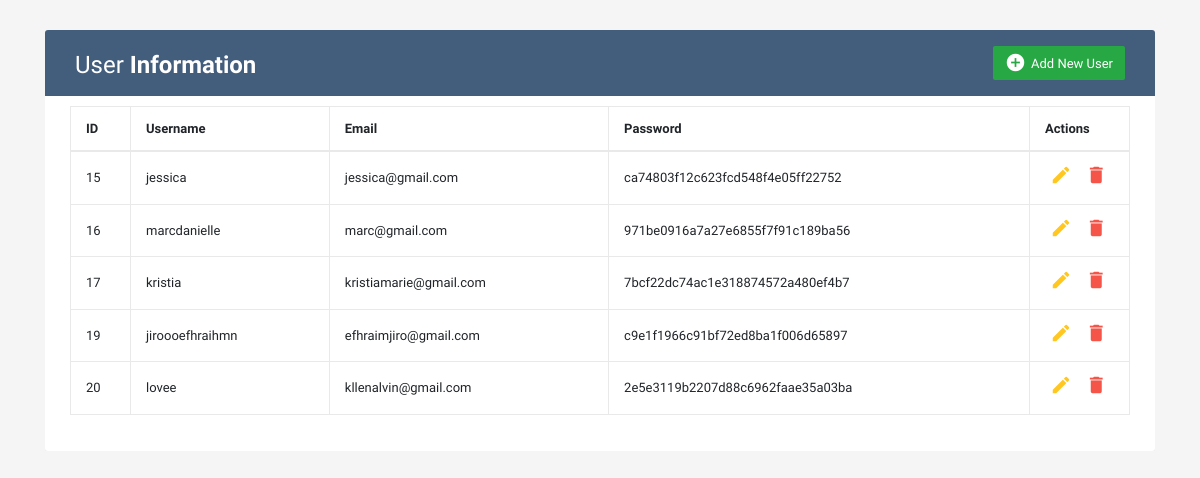
Screenshot of /LavaLust4-main/index.php with the database file from the repository.
### tables this page shows
CREATE TABLE `users` (
  `id` int NOT NULL,
  `username` varchar(255) DEFAULT NULL,
  `email` varchar(255) DEFAULT NULL,
  `password` varchar(255) DEFAULT NULL
);

### LavaLust4-main/app/controllers/User.php (called while the page is built, shortened)
<?php
class User extends Controller {
    public function __construct(){
        $this->call->model('User_model');
        $this->call->library('form_validation');
    }
    public function index(){
        $this->call->model('User_model');
        $data['users'] = $this->User_model->getUsers();
        $this->call->view('index', $data);
    }
}
?>

### LavaLust4-main/scheme/kernel/Router.php (called while the page is built, shortened)
<?php
class Router
{
    private $routes = [];
    private $group_prefix = '';
    private function add_route($url, $callback, $method = 'GET', $name = NULL)
    {
		if (strpos($url, '/') !== 0) {
			$url = '/' . $url;
		}
        $methods = explode('|', strtoupper($method));
        foreach ($methods as $method) {
            $route = [
                'url' => $this->group_prefix . $this->sanitize_url($url),
                'callback' => $callback,
                'method' => $method,
                'name' => $name,
            ];
            $this->routes[] = $route;
        }
    }
    public function initiate($url, $method)
    {
        foreach ($this->routes as $route) {
            if (strtoupper($route['method']) === strtoupper($method)) {
                $pattern = $this->convert_to_regex_pattern($route['url']);
                if (preg_match($pattern, $url, $matches)) {
                    array_shift($matches);
                    $callback = $route['callback'];
                    if (is_string($callback) && strpos($callback, '::') !== false) {
                        [$controller, $method] = explode('::', $callback);
                        $app = APP_DIR .'controllers/'. ucfirst($controller) . '.php';
                        if(file_exists($app)){
                            $this->call_controller_method($controller, $method, $matches);
                        } else {
                            throw new RuntimeException('Controller file did not exist.');
                        }
                    } elseif (is_callable($callback)) {
                        call_user_func_array($callback,  array_values($matches));
                    } else {
                        throw new RuntimeException('Invalid callback.');
                    }
                    return;
                }
            }
        }
    }
    private function call_controller_method($controller, $method, $params)
    {
        $controller_instance = new $controller();
        if ($this->is_method_accessible($controller_instance, $method)) {
            call_user_func_array([$controller_instance, $method], array_values($params));
        } else {
            throw new RuntimeException('Method is inaccessible.');
        }
    }
    private function is_method_accessible($controller, $method)
    {
        return is_object($controller) && method_exists($controller, $method) && is_callable([$controller, $method]);
    }
    private function convert_to_regex_pattern($url)
    {
        $pattern = preg_replace_callback('/\(([^)]+)\)/', function($matches) {
            $param = $matches[1];
            if (strpos($param, ':num') === 0) {
                return '(\d+)';
            } elseif (strpos($param, ':any') === 0) {
                return '([^/]+)';
            } elseif (strpos($param, ':') === 0) {
                return '(' . substr($param, 1) . ')';
            }
            return $param;
        }, $url);
        return '#^' . $pattern . '$#';
    }
    public function sanitize_url($url)
    {
        $url = rtrim($url, '/');
        $url = filter_var($url, FILTER_SANITIZE_URL);
        return $url;
    }
}
?>

### LavaLust4-main/scheme/kernel/LavaLust.php (called while the page is built, shortened)
<?php
require_once SYSTEM_DIR . 'kernel/Registry.php';
require_once SYSTEM_DIR . 'kernel/Routine.php';
require_once SYSTEM_DIR . 'kernel/Controller.php';
$router =& load_class('router', 'kernel', array(new Controller));
function &lava_instance()
{
  return Controller::instance();
}
$url = $router->sanitize_url(str_replace($_SERVER['SCRIPT_NAME'], '', $_SERVER['PHP_SELF']));
$method = isset($_SERVER['REQUEST_METHOD']) ? strtoupper($_SERVER['REQUEST_METHOD']) : '';
$router->initiate($url, $method);
?>

### LavaLust4-main/index.php (called while the page is built, shortened)
<?php
require_once SYSTEM_DIR . 'kernel/LavaLust.php';
?>

### LavaLust4-main/scheme/database/Database.php (called while the page is built, shortened)
<?php
class Database {
    private static $instance = NULL;
    private $db = NULL;
    private $dbprefix = NULL;
    private $table;
    private $columns;
    private $sql;
    private $bindValues;
    public function __construct($dbname = NULL)
    {
        if(is_null($dbname)) {
            $database_config =& database_config()['main'];
        } else {
            if(isset(database_config()[$dbname])) {
                $database_config =& database_config()[$dbname];
            } else {
                throw new PDOException('No active configuration for this database.');
            }
        }
        $this->dbprefix = $database_config['dbprefix'];
        $driver = $database_config['driver'];
        $charset = $database_config['charset'];
        $dbost = $database_config['hostname'];
        $port = $database_config['port'];
        $dbname = $database_config['database'];
        $dbuser = $database_config['username'];
        $dbpass = $database_config['password'];
        $dsn = ''.$driver.':host=' . $dbost . ';dbname=' . $dbname . ';charset=' . $charset . ';port=' . $port;
        $options = array(
            PDO::ATTR_ERRMODE            => PDO::ERRMODE_EXCEPTION,
            PDO::ATTR_DEFAULT_FETCH_MODE => PDO::FETCH_ASSOC,
            PDO::ATTR_EMULATE_PREPARES   => false,
        );
        try {
            $this->db = new PDO($dsn, $dbuser, $dbpass, $options);
        } catch (Exception $e) {
            throw new PDOException($e->getMessage());
        }
    }
    public static function instance($dbname)
    {
        self::$instance = new Database($dbname);
        return self::$instance;
    }
    private function resetQuery()
    {
        $this->table = NULL;
        $this->columns = NULL;
        $this->sql = NULL;
        $this->bindValues = array();
        $this->limit = NULL;
        $this->offset = NULL;
        $this->orderBy = NULL;
        $this->groupBy = NULL;
        $this->having = NULL;
        $this->where = NULL;
        $this->join = NULL;
    }
    public function table($table_name)
    {
        $this->table = $this->dbprefix.$table_name;
        return $this;
    }
    private function buildQuery()
    {
        if ( $this->columns !== NULL ) {
            $select = $this->columns;
        }else{
            $select = "*";
        }
        $this->sql = "SELECT $select FROM {$this->table}";
    }
    public function get_all($mode = PDO::FETCH_ASSOC)
    {
        $this->getSQL = $this->sql;
        try {
            $stmt = $this->db->prepare($this->sql);
            $stmt->execute($this->bindValues);
            return $stmt->fetchAll($mode);
        } catch(Exception $e) {
            throw new PDOException($e->getMessage().'<br>SQL STATEMENT: '.html_escape($this->getSQL));
        }
    }
    public function __destruct()
    {
        $this->db = null;
    }
}

### LavaLust4-main/app/models/User_model.php (called while the page is built, shortened)
<?php
class User_model extends Model {
	public function getUsers(){
        return $this->db->table('users')->get_all();
    }
}
?>

### LavaLust4-main/scheme/kernel/Model.php (called while the page is built, shortened)
<?php
class Model {
    public function __get($key)
    {
        return lava_instance()->$key;
    }
}

### LavaLust4-main/scheme/kernel/Registry.php (called while the page is built, shortened)
<?php
class Registry
{
	private $_classes = array();
	private static $_instance;
    public static function instance()
    {
    	if(!isset(self::$_instance))
        {
            self::$_instance = new self();
        }
        return self::$_instance;
    }
    protected function get($key)
    {
        if(isset($this->_classes[$key]))
        {
            return $this->_classes[$key];
        }
        return NULL;
    }
    protected function set($key, $object)
    {
        $this->_classes[$key] = $object;
    }
    static function get_object($key)
    {
		return self::instance()->get($key);
	}
}

### LavaLust4-main/scheme/kernel/Routine.php (called while the page is built, shortened)
<?php
if ( ! function_exists('load_class'))
{
	function &load_class($class, $directory = '', $params = NULL, $object_name = NULL)
	{
		$LAVA = Registry::instance();
		$class_name = ucfirst(strtolower($class));
		$object_name = !is_null($object_name) ? strtolower($object_name) : strtolower($class_name);
		if($LAVA->get_object($object_name) != NULL)
		{
			$object = $LAVA->get_object($object_name);
			return $object;
		}
		$LAVA->store_object($object_name, isset($params) ? new $class($params) : new $class());
		$object = $LAVA->get_object($object_name);
		return $object;
	}
}
if ( ! function_exists('database_config'))
{
	function &database_config()
	{
		static $database;
		if ( file_exists(APP_DIR . 'config/database.php') )
		{
			require_once APP_DIR . 'config/database.php';
			if ( isset($database)  OR is_array($database) )
			{
				foreach( $database as $key => $val )
				{
					$database[$key] = $val;
				}
				return $database;
			}
		} else
			show_404('404 Not Found', 'The configuration file does not exist');
	}
}

### LavaLust4-main/app/config/database.php (called while the page is built, shortened)
<?php
$database['main'] = array(
    'driver'	=> 'mysql',
    'hostname'	=> 'localhost',
    'port'		=> '3306',
    'username'	=> 'root',
    'password'	=> '',
    'database'	=> 'lavalust',
    'charset'	=> 'utf8',
    'dbprefix'	=> '',
);
?>

### LavaLust4-main/app/views/index.php (the view, shortened to what this page needs)
<!DOCTYPE html>
<html lang="en">
<head>
<link rel="stylesheet" href="https://stackpath.bootstrapcdn.com/bootstrap/4.5.0/css/bootstrap.min.css">
<link rel="stylesheet" href="https://maxcdn.bootstrapcdn.com/font-awesome/4.7.0/css/font-awesome.min.css">
</head>
<body>
<div class="container-xl">
    <div class="table-responsive">
        <div class="table-wrapper">
            <div class="table-title">
                <div class="row">
                    <div class="col-sm-6">
                        <h2>User <b>Information</b></h2>
                    </div>
                    <div class="col-sm-6">
                        <a href="#addEmployeeModal" class="btn btn-success" data-toggle="modal"><i class="material-icons">&#xE147;</i> <span>Add New User</span></a>
                    </div>
                </div>
            </div>
            <table class="table table-bordered">
                <thead>
                    <tr>
                        <th scope="col">ID</th>
                        <th scope="col">Username</th>
                        <th scope="col">Email</th>
                        <th scope="col">Password</th>
                        <th scope="col">Actions</th>
                    </tr>
                </thead>
                <tbody>
                    <?php foreach($users as $user): ?>
                    <tr>
                        <td><?= $user['id']; ?></td>
                        <td><?= $user['username']; ?></td>
                        <td><?= $user['email']; ?></td>
                        <td><?= $user['password']; ?></td>
                        <td>
                            <a href="#editEmployeeModal<?= $user['id']; ?>" class="edit" data-toggle="modal"><i class="material-icons" data-toggle="tooltip" title="Edit">&#xE254;</i></a>
							<a href="#deleteEmployeeModal<?= $user['id']; ?>" class="delete" data-toggle="modal"><i class="material-icons" data-toggle="tooltip" title="Delete">&#xE872;</i></a>
                        </td>
                    </tr>
                    <?php endforeach; ?>
                </tbody>
            </table>
		</div>
	</div>
</div>
</body>
</html>

### LavaLust4-main/scheme/kernel/Controller.php (shortened to what this page needs)
<?php
class Loader {
	public function view($view_file, $data = NULL)
	{
		$view = APP_DIR .'views' . DIRECTORY_SEPARATOR . $view_file;
		if(strpos($view_file, '.') === false)
		{
			if(file_exists($view . '.php'))
			{
				require_once($view . '.php');
			} else {
				throw new RuntimeException($view_file . ' view file did not exist.');
			}
		}
	}
	public function database($dbname = NULL)
	{
		$LAVA =& Controller::instance();
		$database =& load_class('database','database', $dbname);
		if(is_null($dbname)) {
			$LAVA->db = $database::instance(NULL);
		} else {
			$LAVA->properties[$dbname] = $database::instance($dbname);
		}
	}
}
class Controller
{
	private static $instance;
	public $properties = [];
	public function __set($prop, $val) {
		$this->properties[$prop] = $val;
	}
	public function __get($prop) {
		if (array_key_exists($prop, $this->properties)) {
			return $this->properties[$prop];
		} else {
			throw new Exception("Property $prop does not exist");
		}
	}
	public function __construct()
	{
		self::$instance =& $this;
		foreach (loaded_class() as $var => $class)
		{
			$this->properties[$var] =& load_class($class);
		}
	}
	public static function &instance()
	{
		return self::$instance;
	}
}
?>

### LavaLust4-main/app/views/index.php (style rules this page uses)
body { color: #566787; background: #f5f5f5; font-family: 'Varela Round', sans-serif; font-size: 13px; }
.table-responsive { margin: 30px 0; }
.table-wrapper { background: #fff; padding: 20px 25px; border-radius: 3px; min-width: 1000px; box-shadow: 0 1px 1px rgba(0,0,0,.05); }
.table-title { padding-bottom: 15px; background: #435d7d; color: #fff; padding: 16px 30px; min-width: 100%; margin: -20px -25px 10px; border-radius: 3px 3px 0 0; }
.table-title h2 { margin: 5px 0 0; font-size: 24px; }
.table-title .btn { color: #fff; float: right; font-size: 13px; border: none; min-width: 50px; border-radius: 2px; border: none; outline: none !important; margin-left: 10px; }
.table-title .btn i { float: left; font-size: 21px; margin-right: 5px; }
.table-title .btn span { float: left; margin-top: 2px; }
table.table tr th, table.table tr td { border-color: #e9e9e9; padding: 12px 15px; vertical-align: middle; }
table.table tr th:first-child { width: 60px; }
table.table tr th:last-child { width: 100px; }
table.table td:last-child i { opacity: 0.9; font-size: 22px; margin: 0 5px; }
table.table td a { font-weight: bold; color: #566787; display: inline-block; text-decoration: none; outline: none !important; }
table.table td a.edit { color: #FFC107; }
table.table td a.delete { color: #F44336; }
table.table td i { font-size: 19px; }

### rows the page displays
users: id "15", username "jessica", email "jessica@gmail.com", password "ca74803f12c623fcd548f4e05ff22752"
users: id "16", username "marcdanielle", email "marc@gmail.com", password "971be0916a7a27e6855f7f91c189ba56"
users: id "17", username "kristia", email "kristiamarie@gmail.com", password "7bcf22dc74ac1e318874572a480ef4b7"
users: id "19", username "jiroooefhraihmn", email "efhraimjiro@gmail.com", password "c9e1f1966c91bf72ed8ba1f006d65897"
users: id "20", username "lovee", email "kllenalvin@gmail.com", password "2e5e3119b2207d88c6962faae35a03ba"
